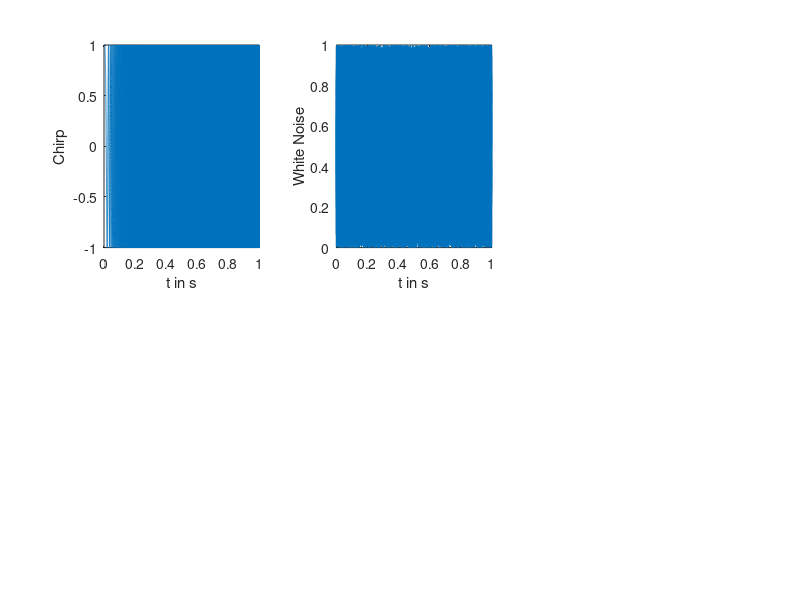

Reproduce this figure in MATLAB. (Note: this script raises an error after producing the figure.)
t = 0:1/48000:1;
f = 0:24000;
yc = chirp(t, 0, 10, 24000);
yg = rand(1,length(t));

subplot(2,3,1);
plot(t,yc)
ylabel('Chirp');
xlabel('t in s');

hold on;

subplot(2,3,2);
plot(t,yg)
ylabel('White Noise');
xlabel('t in s');

[UNKNOWN, Fs] = audioread('unknown_filter.wav');

subplot(2,3,3);
plot(abs(UNKNOWN))
ylabel('h aus file');
xlabel('t');


subplot(2,3,4);
semilogx(abs(fft(UNKNOWN)))
ylabel('Fequenzgang');
xlabel('f');


g = filter(UNKNOWN,1, yg);

H = tfestimate(yg, g, hann(length(g)));

subplot(2,3,5);
semilogx(abs(h))
%xlim([1*10^4 2*10^4]);
ylabel('H');

subplot(2,3,6);
semilogx(abs(ifft(H)))
ylabel('h');
